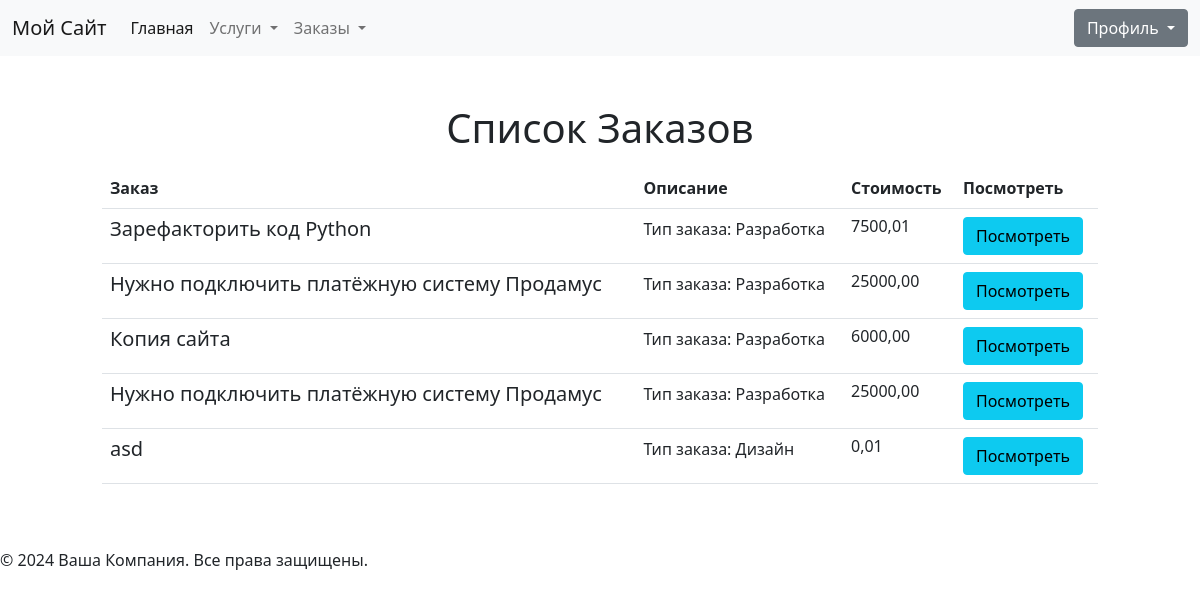
Screenshot of /orders/ with the database file from the repository.
### freelance/models.py (models this page shows)
class Order(models.Model):
    order_type = models.CharField(
        max_length=11,
        choices=Service.ServicesType.choices,
        default="design",
        verbose_name="Тип заказа",
    )
    title = models.CharField(max_length=255, verbose_name="Заголовок")
    description = models.TextField(verbose_name="Описание")
    created_at = models.DateTimeField(
        auto_now_add=True, verbose_name="Создан", null=True
    )
    updated_at = models.DateTimeField(auto_now=True, verbose_name="Обновлен", null=True)
    price = models.DecimalField(
        verbose_name="Стоимость", max_digits=10, decimal_places=2, default=0
    )
    customer = models.ForeignKey(
        Customer,
        on_delete=models.CASCADE,
        related_name="customers",
        blank=True,
        null=True,
        verbose_name="Заказчик",
    )
    executor = models.ForeignKey(
        Executor,
        on_delete=models.CASCADE,
        related_name="executors",
        blank=True,
        null=True,
        verbose_name="Исполнитель",
    )
    order_taken = models.BooleanField(default=False, verbose_name="Заказ сделан")
    order_taken_at = models.DateTimeField(
        null=True, blank=True, verbose_name="Время принятия заказа"
    )

### freelance/views.py (the view)
# urls.py: path("orders/", OrderListView.as_view(), name="order-list"),
class OrderListView(UserPassesTestMixin, ListView):
    model = Order
    template_name = "freelance/orders/order_list.html"  # Укажите ваш путь к шаблону
    context_object_name = "orders"
    def get_queryset(self):
        user = self.request.user
        if self.request.user.is_authenticated:
            user_groups = user.groups.all()
            if user_groups.filter(name="Customers").exists():
                customer = Customer.objects.get(profile__user=user)
                return Order.objects.filter(customer=customer)
        return Order.objects.all()
    def test_func(self):
        return True

### templates/freelance/orders/order_list.html (shortened to what this page needs)
{% extends 'basic/base.html' %}
{% block content %}
    <div class="row">
        <div class="col-md-6 offset-md-3 mt-5 mb-2 text-center">
            <h1>Список Заказов</h1>
        </div>
        <div class="orders mb-5 text-left col-md-10 offset-md-1">
            <table class="table">
                <tbody>
                {% if not orders %}
                    <tr>
                        <td colspan="5">Заказов нет</td>
                    </tr>
                {% else %}
                    <tr>
                        <th>Заказ</th>
                        <th>Описание</th>
                        <th>Стоимость</th>
                        <th>Посмотреть</th>
                    </tr>
                    {% for order in orders %}
                        <tr>
                            <td>
                                <h5>{{ order.title }}</h5>
                            </td>
                            <td>
                                <span class="minfo">Тип заказа: {{ order.get_order_type_display }}</span>
                            </td>
                            <td>
                                <h6>{{ order.price }}</h6>
                            </td>
                            <td>
                                <a class="btn btn-info"
                                   href="{% url 'freelance:order-detail' order.pk %}">Посмотреть</a>
                            </td>
                        </tr>
                    {% endfor %}
                {% endif %}
                </tbody>
            </table>
        </div>
    </div>
{% endblock %}

### templates/basic/base.html
<!DOCTYPE html>
<html lang="en">
<head>
    {% include 'basic/head.html' %}
</head>
<body>
    {% include 'basic/header.html' %}
    <main>
        {% block content %}{% endblock %}
    </main>
    {% include 'basic/footer.html' %}
</body>
</html>

### templates/basic/head.html (shortened to what this page needs)
<link rel="stylesheet" href="/static/css/bootstrap.css">

### templates/basic/header.html
{% include 'basic/includes/mainmenu.html' %}

### templates/basic/includes/mainmenu.html (shortened to what this page needs)
<header>
    <nav class="navbar navbar-expand-lg navbar-light bg-light">
        <div class="container-fluid">
            <a class="navbar-brand" href="/">Мой Сайт</a>
            <div class="collapse navbar-collapse" id="navbarNavDropdown">
                <ul class="navbar-nav">
                    <li class="nav-item">
                        <a class="nav-link active" aria-current="page" href="/">Главная</a>
                    </li>
                    <li class="nav-item dropdown">
                        <a class="nav-link dropdown-toggle" href="#" id="navbarDropdownMenuLink" role="button"
                            data-bs-toggle="dropdown" aria-expanded="false">
                            Услуги
                        </a>
                    </li>
                    <li class="nav-item dropdown">
                        <a class="nav-link dropdown-toggle" href="#" id="navbarDropdownOrdersLink" role="button"
                            data-bs-toggle="dropdown" aria-expanded="false">
                            Заказы
                        </a>
                    </li>
                </ul>
            </div>
            {% include 'basic/includes/login.html' %}
        </div>
    </nav>
</header>

### templates/basic/includes/login.html (shortened to what this page needs)
{% if user.is_authenticated %}
<div class="dropdown">
    <button class="btn btn-secondary dropdown-toggle" type="button" id="dropdownMenuButton1"
        data-bs-toggle="dropdown" aria-expanded="false">
        Профиль: {{ user.username }}
    </button>
    <ul class="dropdown-menu" aria-labelledby="dropdownMenuButton1">
        <li>
            <a href="{% url 'freelance:order-create' %}">Создать заказ</a>
        </li>
        <li>
            <form action="{% url 'freelance:logout' %}" method="post">
                {% csrf_token %}
                <button type="submit" class="btn btn-primary">Выйти</button>
            </form>
        </li>
    </ul>
</div>
{% else %}
<div class="dropdown">
    <button class="btn btn-secondary dropdown-toggle" type="button" id="dropdownMenuButton1"
        data-bs-toggle="dropdown" aria-expanded="false">
        Профиль
    </button>
</div>
{% endif %}

### templates/basic/footer.html (shortened to what this page needs)
<footer>
    <p>© {% now "Y" %} Ваша Компания. Все права защищены.</p>
</footer>

### rows the page displays
Order: title "Зарефакторить код Python", order_type "Разработка", price "7500,01"
Order: title "Нужно подключить платёжную систему Продамус", order_type "Разработка", price "25000,00"
Order: title "Копия сайта", order_type "Разработка", price "6000,00"
Order: title "Нужно подключить платёжную систему Продамус", order_type "Разработка", price "25000,00"
Order: title "asd", order_type "Дизайн", price "0,01"
